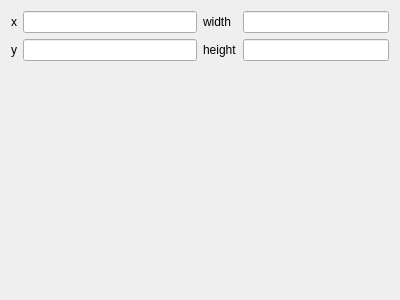
<?xml version="1.0" encoding="UTF-8"?>
<ui version="4.0">
 <class>RectEditor</class>
 <widget class="QWidget" name="RectEditor">
  <property name="geometry">
   <rect>
    <x>0</x>
    <y>0</y>
    <width>400</width>
    <height>300</height>
   </rect>
  </property>
  <property name="sizePolicy">
   <sizepolicy hsizetype="Expanding" vsizetype="Expanding">
    <horstretch>0</horstretch>
    <verstretch>0</verstretch>
   </sizepolicy>
  </property>
  <property name="windowTitle">
   <string>RectEditor</string>
  </property>
  <property name="layoutDirection">
   <enum>Qt::LeftToRight</enum>
  </property>
  <layout class="QHBoxLayout" name="horizontalLayout">
   <item>
    <layout class="QFormLayout" name="formLayout">
     <item row="0" column="0">
      <widget class="QLabel" name="xLabel">
       <property name="text">
        <string>x</string>
       </property>
      </widget>
     </item>
     <item row="0" column="1">
      <widget class="QLineEdit" name="xEdit"/>
     </item>
     <item row="1" column="0">
      <widget class="QLabel" name="yLabel">
       <property name="text">
        <string>y</string>
       </property>
      </widget>
     </item>
     <item row="1" column="1">
      <widget class="QLineEdit" name="yEdit"/>
     </item>
    </layout>
   </item>
   <item>
    <layout class="QFormLayout" name="formLayout_2">
     <item row="0" column="0">
      <widget class="QLabel" name="widthLabel">
       <property name="text">
        <string>width</string>
       </property>
      </widget>
     </item>
     <item row="0" column="1">
      <widget class="QLineEdit" name="widthEdit"/>
     </item>
     <item row="1" column="0">
      <widget class="QLabel" name="heightLabel">
       <property name="text">
        <string>height</string>
       </property>
      </widget>
     </item>
     <item row="1" column="1">
      <widget class="QLineEdit" name="heightEdit">
       <property name="clearButtonEnabled">
        <bool>false</bool>
       </property>
      </widget>
     </item>
    </layout>
   </item>
  </layout>
 </widget>
 <resources/>
 <connections/>
</ui>
